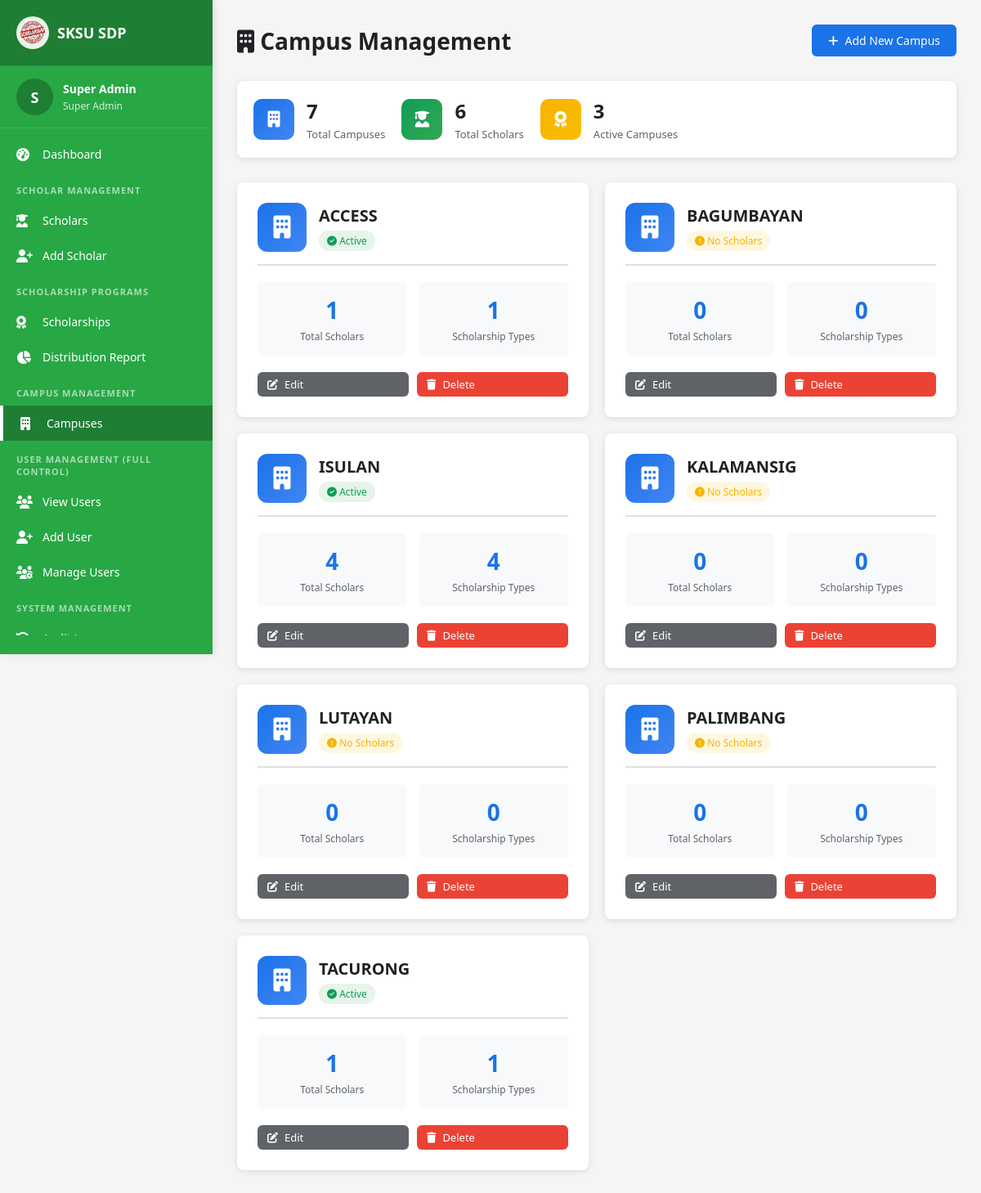
/SuperAdmin/campuses.php (signed in), run on the app's committed database.
### tables this page shows
CREATE TABLE `campuses` (
  `id` int(11) NOT NULL,
  `campus_name` varchar(100) NOT NULL
);

### SuperAdmin/campuses.php (the view, shortened to what this page needs)
<?php
include '../conn.php';
$campuses = [];
$result = $conn->query("SELECT
                            c.*,
                            COUNT(DISTINCT s.id) as scholar_count,
                            COUNT(DISTINCT s.scholarship_id) as scholarship_count
                        FROM campuses c
                        LEFT JOIN scholars s ON c.id = s.campus_id
                        GROUP BY c.id
                        ORDER BY c.campus_name ASC");
if ($result) {
    while ($row = $result->fetch_assoc()) {
        $campuses[] = $row;
    }
}
?>
<!DOCTYPE html>
<html lang="en">
<head>
    <link rel="stylesheet" href="https://cdnjs.cloudflare.com/ajax/libs/font-awesome/6.4.0/css/all.min.css">
</head>
<body>
    <?php include '../sidebars/superadminSB.php'; ?>
    <div class="main-content">
        <div class="page-header">
            <h1><i class="fas fa-building"></i> Campus Management</h1>
            <a href="add-campus.php" class="btn btn-primary">
                <i class="fas fa-plus"></i> Add New Campus
            </a>
        </div>
        <div class="stats-bar">
            <div class="stat-item">
                <div class="stat-icon blue">
                    <i class="fas fa-building"></i>
                </div>
                <div class="stat-info">
                    <h3><?php echo count($campuses); ?></h3>
                    <p>Total Campuses</p>
                </div>
            </div>
            <div class="stat-item">
                <div class="stat-icon green">
                    <i class="fas fa-user-graduate"></i>
                </div>
                <div class="stat-info">
                    <h3><?php echo array_sum(array_column($campuses, 'scholar_count')); ?></h3>
                    <p>Total Scholars</p>
                </div>
            </div>
            <div class="stat-item">
                <div class="stat-icon orange">
                    <i class="fas fa-award"></i>
                </div>
                <div class="stat-info">
                    <h3><?php
                        $unique_scholarships = [];
                        foreach ($campuses as $campus) {
                            if ($campus['scholarship_count'] > 0) {
                                $unique_scholarships[] = $campus['id'];
                            }
                        }
                        echo count($unique_scholarships);
                    ?></h3>
                    <p>Active Campuses</p>
                </div>
            </div>
        </div>
        <?php if (count($campuses) > 0): ?>
            <div class="campus-grid">
                <?php foreach ($campuses as $campus): ?>
                    <div class="campus-card">
                        <div class="campus-header">
                            <div class="campus-icon">
                                <i class="fas fa-building"></i>
                            </div>
                            <div class="campus-title">
                                <h3><?php echo htmlspecialchars($campus['campus_name']); ?></h3>
                                <?php if ($campus['scholar_count'] > 0): ?>
                                    <span class="badge badge-success">
                                        <i class="fas fa-check-circle"></i> Active
                                    </span>
                                <?php else: ?>
                                    <span class="badge badge-warning">
                                        <i class="fas fa-exclamation-circle"></i> No Scholars
                                    </span>
                                <?php endif; ?>
                            </div>
                        </div>
                        <div class="campus-stats">
                            <div class="stat-box">
                                <h4><?php echo number_format($campus['scholar_count']); ?></h4>
                                <p>Total Scholars</p>
                            </div>
                            <div class="stat-box">
                                <h4><?php echo number_format($campus['scholarship_count']); ?></h4>
                                <p>Scholarship Types</p>
                            </div>
                        </div>
                        <div class="campus-actions">
                            <a href="edit-campus.php?id=<?php echo $campus['id']; ?>" class="btn btn-secondary btn-sm" style="flex: 1;">
                                <i class="fas fa-edit"></i> Edit
                            </a>
                            <button onclick="deleteCampus(<?php echo $campus['id']; ?>, '<?php echo htmlspecialchars($campus['campus_name'], ENT_QUOTES); ?>', <?php echo $campus['scholar_count']; ?>)" class="btn btn-danger btn-sm" style="flex: 1;">
                                <i class="fas fa-trash"></i> Delete
                            </button>
                        </div>
                    </div>
                <?php endforeach; ?>
            </div>
        <?php endif; ?>
    </div>
</body>
</html>

### SuperAdmin/campuses.php (style rules this page uses)
* { margin: 0; padding: 0; box-sizing: border-box; font-family: 'Segoe UI', Tahoma, Geneva, Verdana, sans-serif; }
body { background-color: #f5f5f5; }
.main-content { margin-left: 260px; padding: 30px; min-height: 100vh; }
.page-header { display: flex; justify-content: space-between; align-items: center; margin-bottom: 30px; }
.page-header h1 { font-size: 28px; color: #202124; }
.btn { padding: 10px 20px; border-radius: 6px; text-decoration: none; font-weight: 500; transition: all 0.3s ease; border: none; cursor: pointer; font-size: 14px; display: inline-flex; align-items: center; gap: 8px; }
.btn-primary { background: #1a73e8; color: white; }
.btn-danger { background: #ea4335; color: white; }
.btn-secondary { background: #5f6368; color: white; }
.btn-sm { padding: 6px 12px; font-size: 13px; }
.stats-bar { display: flex; gap: 20px; margin-bottom: 30px; padding: 20px; background: white; border-radius: 8px; box-shadow: 0 2px 8px rgba(0, 0, 0, 0.1); }
.stat-item { display: flex; align-items: center; gap: 15px; }
.stat-icon { width: 50px; height: 50px; border-radius: 10px; display: flex; align-items: center; justify-content: center; font-size: 20px; color: white; }
.stat-icon.blue { background: linear-gradient(135deg, #1a73e8, #4285f4); }
.stat-icon.green { background: linear-gradient(135deg, #0f9d58, #34a853); }
.stat-icon.orange { background: linear-gradient(135deg, #f4b400, #fbbc04); }
.stat-info h3 { font-size: 24px; color: #202124; font-weight: 700; margin-bottom: 3px; }
.stat-info p { color: #5f6368; font-size: 13px; }
.campus-grid { display: grid; grid-template-columns: repeat(auto-fill, minmax(350px, 1fr)); gap: 20px; }
.campus-card { background: white; border-radius: 8px; box-shadow: 0 2px 8px rgba(0, 0, 0, 0.1); padding: 25px; transition: all 0.3s ease; }
.campus-header { display: flex; align-items: center; gap: 15px; margin-bottom: 20px; padding-bottom: 15px; border-bottom: 2px solid #e0e0e0; }
.campus-icon { width: 60px; height: 60px; border-radius: 12px; background: linear-gradient(135deg, #1a73e8, #4285f4); display: flex; align-items: center; justify-content: center; font-size: 28px; color: white; }
.campus-title h3 { font-size: 20px; color: #202124; margin-bottom: 5px; }
.campus-stats { display: grid; grid-template-columns: 1fr 1fr; gap: 15px; margin-bottom: 20px; }
.stat-box { background: #f8f9fa; padding: 15px; border-radius: 6px; text-align: center; }
.stat-box h4 { font-size: 28px; color: #1a73e8; font-weight: 700; margin-bottom: 5px; }
.stat-box p { color: #5f6368; font-size: 12px; }
.campus-actions { display: flex; gap: 10px; }
.badge { display: inline-block; padding: 4px 10px; border-radius: 12px; font-size: 12px; font-weight: 500; }
.badge-success { background: #e6f4ea; color: #0f9d58; }
.badge-warning { background: #fef7e0; color: #f4b400; }

### sidebars/superadminSB.php (style rules this page uses)
:root { --sidebar-bg: #28a745; --sidebar-hover: #218838; --sidebar-active: #1e7e34; --sidebar-text: #ffffff; --sidebar-width: 260px; }

### data on the page
campuses: campus_name "ACCESS", shows "Active", scholar_count "1", scholarship_count "1"
campuses: campus_name "BAGUMBAYAN", shows "No Scholars", scholar_count "0", scholarship_count "0"
campuses: campus_name "ISULAN", shows "Active", scholar_count "4", scholarship_count "4"
campuses: campus_name "KALAMANSIG", shows "No Scholars", scholar_count "0", scholarship_count "0"
campuses: campus_name "LUTAYAN", shows "No Scholars", scholar_count "0", scholarship_count "0"
campuses: campus_name "PALIMBANG", shows "No Scholars", scholar_count "0", scholarship_count "0"
campuses: campus_name "TACURONG", shows "Active", scholar_count "1", scholarship_count "1"

### other printed values
substr($_SESSION['name'], 0, 1) "S"
$_SESSION['name'] "Super Admin"
count($campuses) "7"
array_sum(array_column($campuses, 'scholar_count')) "6"
count($unique_scholarships) "3"
